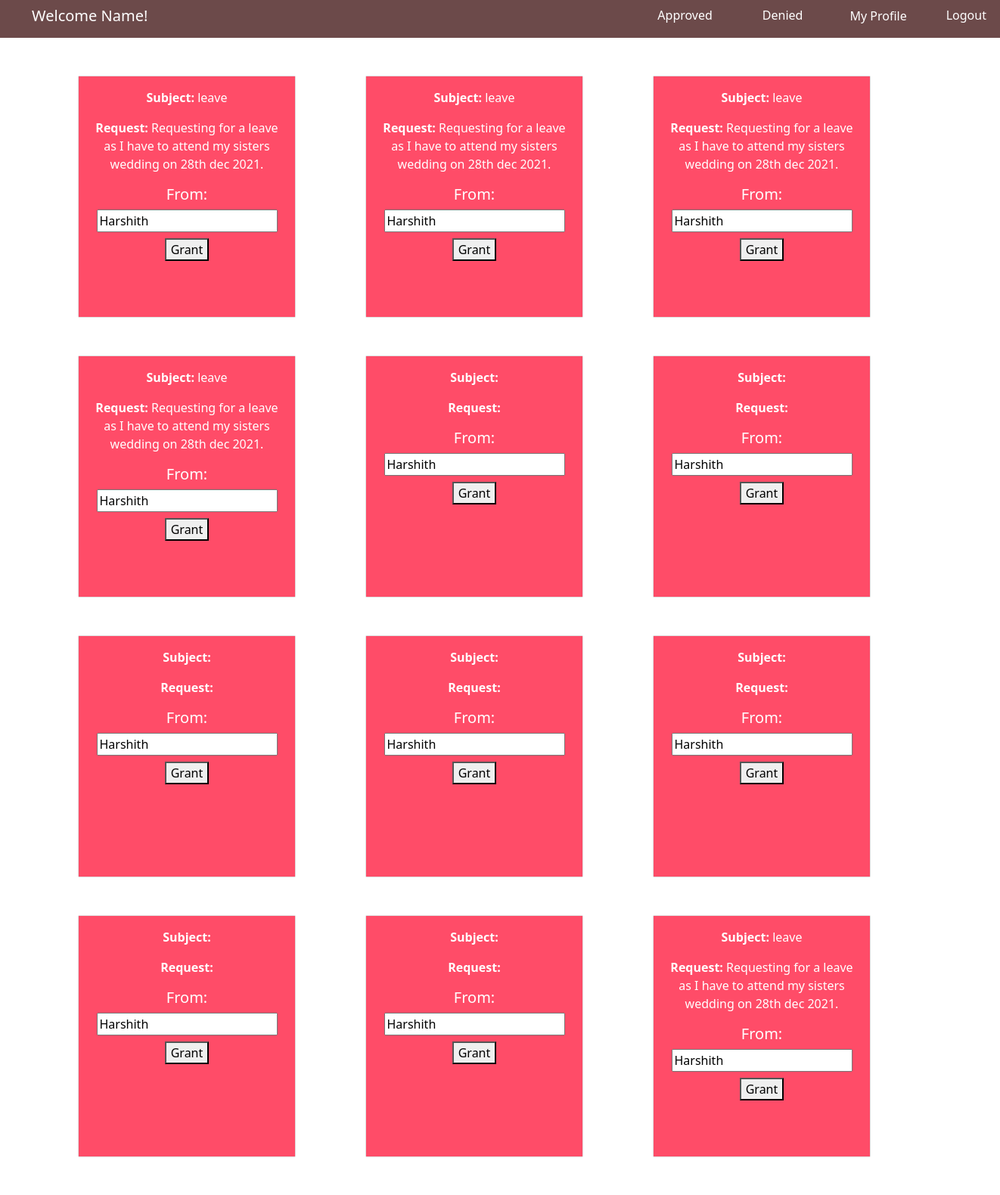
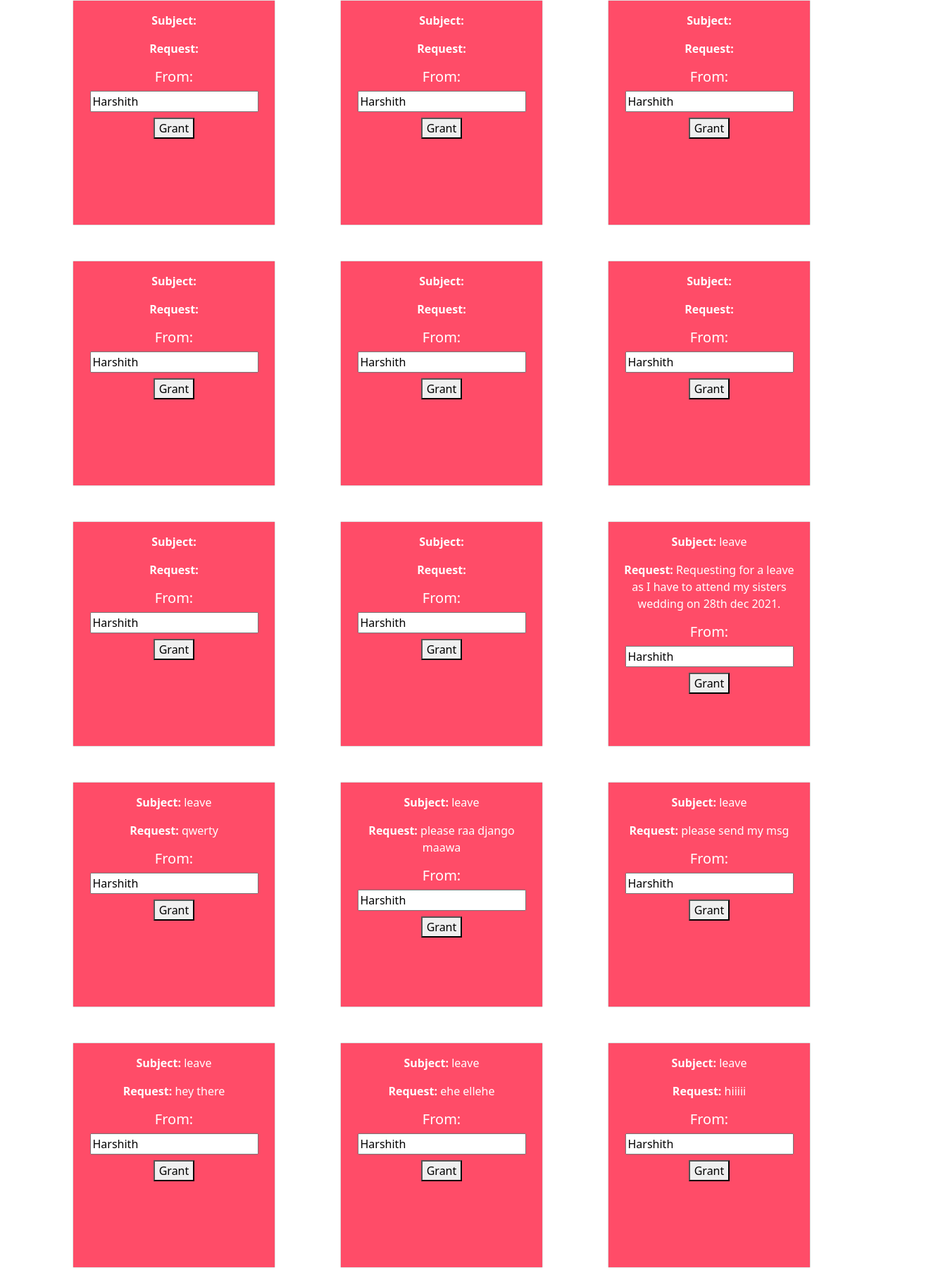
The app's page /fun (upper part) with its own data (2 pictures, top to bottom).
### permiso/models.py (models this page shows)
class Permission(models.Model):
    stu=models.CharField(max_length=100)
    subject=models.CharField(max_length=100)
    req=models.TextField()
    img=models.ImageField(upload_to='pics')
    grant=models.CharField(max_length=100,default="Not seen")

### permiso/views.py (the view)
# urls.py: path('fun',views.fun,name='fun'),
def fun(request):
    x=Permission.objects.all()
    data=[]
    for i in x:
        data.append(
                    {
                        'stu':i.stu,
                        'subject':i.subject,
                        'req':i.req,
                        'img':i.img,
                        'grant':i.grant,
                    }
                )
    if request.method=="POST":
        y=request.POST['studentname']
        p=Permission.objects.all()
        for i in p:
            if(y==i.stu and i.grant=="Not seen"):
                i.grant="grant"
                i.save()
                break
        print(request.POST['studentname'])
        return render(request,"authority.html",{'data':data})
    else:
        return render(request,"authority.html",{'data':data})

### templates/authority.html (shortened to what this page needs)
{% load static %}
<!DOCTYPE html>
<html lang="en">
<head>
    <link rel="stylesheet" href="{% static 'ex.css' %}">
    <link href="https://cdn.jsdelivr.net/npm/bootstrap@5.1.3/dist/css/bootstrap.min.css" rel="stylesheet">
</head>
<body>
  <body style="width: 100%;">
    <nav class="navbar navbar-expand-lg navbar-dark " style="padding-top: 0px;background-color:#6C4A4A">
      <div class="container-fluid">
        <a class="navbar-brand" style="position: relative; left:30px" href="#">Welcome Name!</a>
        <div class="collapse navbar-collapse" id="navbarSupportedContent">
          <ul class="navbar-nav me-auto mb-2 mb-lg-0 ml-auto">
            <li class="nav-item">
              <a class="nav-link active" style="position: relative;left:680px;" aria-current="page" href="#">Approved</a>
            </li>
            <li class="nav-item">
              <a class="nav-link active" style="position: relative;left:730px;" aria-current="page" href="#">Denied</a>
            </li>
            <li class="nav-item">
              <a id="myBtn"class="nav-link active" style="position: relative;left:770px;  "aria-current="page" href="#">
                <button id="myBtn" style="background-color:#6C4A4A; color: white;outline: none;border:none;">My Profile</button></a>
            </li>
            <li class="nav-item">
              <a class="nav-link active" style="position: relative;left:800px;"aria-current="page" href="/">Logout</a>
            </li>
          </ul>
        </div>
      </div>
    </nav>
          <div class="container exp" style="padding-bottom:100px;">
            <div class="row">
                    {% for i in data %}
                    <div class="col-lg-4" style="padding-top: 50px;">
                      <div class="card" style="width: 18rem;height: 20rem; border-radius: 2px;">
                        <div class="card-body" style="background-color:#ff4c68;color:#fff;text-align:center;">
                          <p class="card-text"><b>Subject:</b> {{i.subject}}</p>
                          <p class="card-text"><b>Request:</b> {{i.req}}</p>
                          <form action="fun" method="POST">
                              <h5>From: </h5>
                            <input value={{i.stu}} name="studentname" class="card-title">
                            <br>
                            <button type="submit">Grant</button>
                          </form>
                        </div>
                      </div>
                    </div>
                   {% endfor %}
          </div>
          </div>
</body>
</html>

### records on screen
Permission: subject "leave", req "Requesting for a leave as I have to attend my sisters wedding on 28th dec 2021.", studentname "Harshith"
Permission: subject "leave", req "Requesting for a leave as I have to attend my sisters wedding on 28th dec 2021.", studentname "Harshith"
Permission: subject "leave", req "Requesting for a leave as I have to attend my sisters wedding on 28th dec 2021.", studentname "Harshith"
Permission: subject "leave", req "Requesting for a leave as I have to attend my sisters wedding on 28th dec 2021.", studentname "Harshith"
Permission: studentname "Harshith"
Permission: studentname "Harshith"
Permission: studentname "Harshith"
Permission: studentname "Harshith"
Permission: studentname "Harshith"
Permission: studentname "Harshith"
Permission: studentname "Harshith"
Permission: subject "leave", req "Requesting for a leave as I have to attend my sisters wedding on 28th dec 2021.", studentname "Harshith"
Permission: studentname "Harshith"
Permission: studentname "Harshith"
Permission: studentname "Harshith"
Permission: studentname "Harshith"
Permission: studentname "Harshith"
Permission: studentname "Harshith"
Permission: studentname "Harshith"
Permission: studentname "Harshith"
Permission: subject "leave", req "Requesting for a leave as I have to attend my sisters wedding on 28th dec 2021.", studentname "Harshith"
Permission: subject "leave", req "qwerty", studentname "Harshith"
Permission: subject "leave", req "please raa django maawa", studentname "Harshith"
Permission: subject "leave", req "please send my msg", studentname "Harshith"
Permission: subject "leave", req "hey there", studentname "Harshith"
Permission: subject "leave", req "ehe ellehe", studentname "Harshith"
Permission: subject "leave", req "hiiiii", studentname "Harshith"
